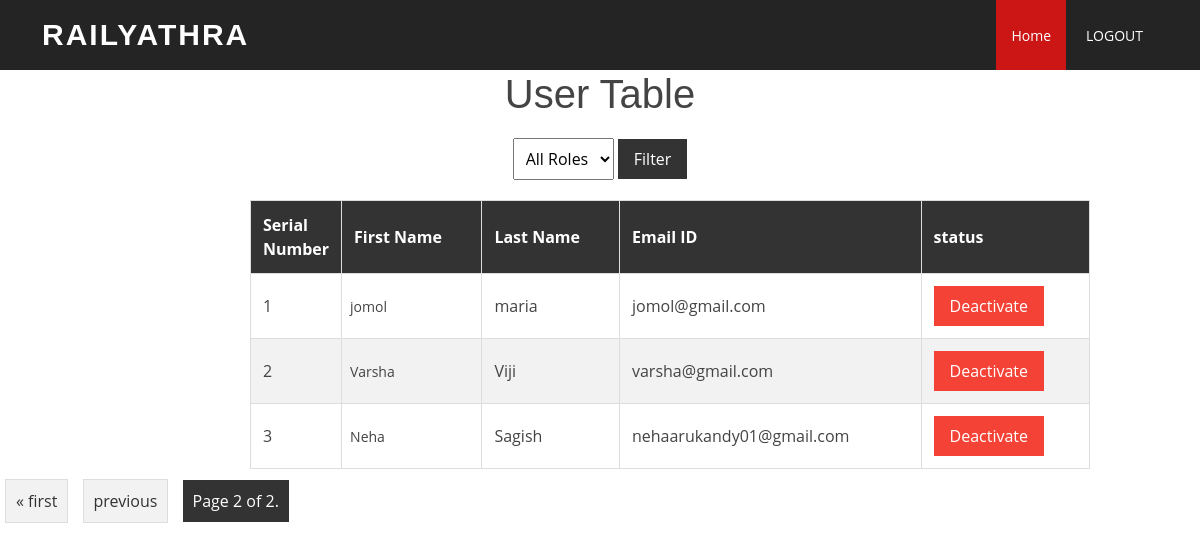
Before: /userview/?page=2 with the older database file.
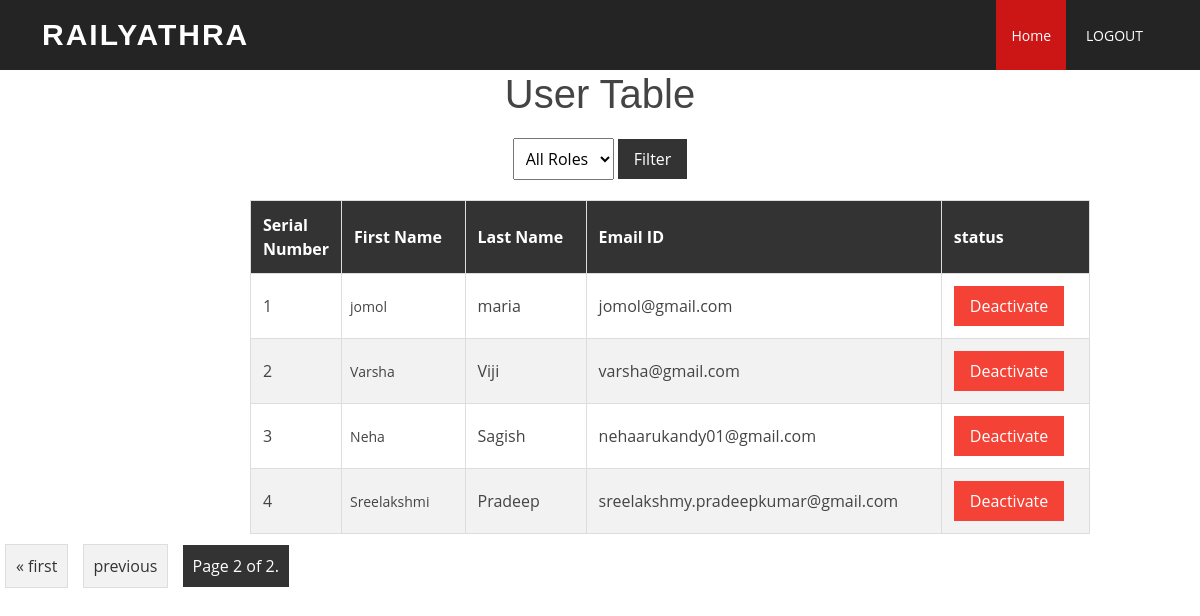
After: the same page with the newer database file.
### myApp/models.py (models this page shows)
class User(AbstractUser):
    class Role(models.TextChoices):
        ADMIN="ADMIN",'ADMIN'
        USER="USER",'User'
    role = models.CharField(max_length=50,choices=Role.choices)

### myApp/views.py (the view)
# urls.py: path('userview/',views.userview,name='userview'),
def userview(request):
    role_filter = request.GET.get('role')
    users = User.objects.filter(~Q(is_superuser=True))  # Exclude superusers by default
    if role_filter:
        users = users.filter(role=role_filter)
    page = request.GET.get('page', 1)
    paginator = Paginator(users, 10)  # Change 10 to the number of users per page you want
    try:
        users = paginator.page(page)
    except PageNotAnInteger:
        users = paginator.page(1)
    except EmptyPage:
        users = paginator.page(paginator.num_pages)
    context = {'User_profiles': users, 'role_filter': role_filter}
    return render(request, 'userview.html', context)

### templates/userview.html (shortened to what this page needs)
{% load static %}
<!DOCTYPE html>
<html lang="en">
<head>
  <link href="{% static '/vendor/aos/aos.css' %}" rel="stylesheet">
  <link href="{% static '/vendor/bootstrap/css/bootstrap.min.css' %}" rel="stylesheet">
  <link href="{% static '/vendor/bootstrap-icons/bootstrap-icons.css' %}" rel="stylesheet">
  <link href="{% static '/vendor/boxicons/css/boxicons.min.css' %}" rel="stylesheet">
  <link href="{% static '/vendor/glightbox/css/glightbox.min.css' %}" rel="stylesheet">
  <link href="{% static '/vendor/swiper/swiper-bundle.min.css' %}" rel="stylesheet">
  <link href="{% static '/css/style.css' %}" rel="stylesheet">
  <link href="{% static '/css/style.css' %}" rel="stylesheet">
</head>
<body>
  <header id="header" class="d-flex align-items-center">
    <div class="container d-flex align-items-center justify-content-between">
      <h1 class="logo"><a href="index.html">RAILYATHRA</a></h1>
      <nav id="navbar" class="navbar">
        <ul>
          <li><a class="nav-link scrollto active" href="{% url 'dashboard' %}">Home</a></li>
          <li><a class="nav-link scrollto" href="{% url 'handlelogout' %}"  id= "logout-link" class="btn btn-primary">LOGOUT</a></li>
        </ul>
      </nav>
    </div>
  </header>
<div><center>
    <h1>User Table</h1></center>
    <form action="{% url 'userview' %}" method="GET">
    <div class="filter-container">
        <select id="roleFilter" name="role">
            <option value="">All Roles</option>
        </select>
        <button id="filterButton" type="submit">Filter</button>
    </form>
    </div>
    <table>
        <tr>
            <th>Serial Number</th>
            <th>First Name</th>
            <th>Last Name</th>
            <th>Email ID</th>
            <th>status</th>
        </tr>
        <tbody>
            {% for Users in User_profiles %}
                {% if not Users.is_superuser %}
                    <tr>
                        <td class="serial-number">{{ forloop.counter }}</td>
                        <td>{{ Users.first_name }}</td>
                        <td>{{ Users.last_name }}</td>
                        <td>{{ Users.email }}</td>
                        <td>{% if Users.is_active %}
                            <form method="post" action="{% url 'deactivate_user' Users.id %}">
                                <button type="submit" class="deactivate-button">Deactivate</button>
                            </form>
                        {% else %}
                            <form method="post" action="{% url 'activate_user' Users.id %}">
                                {% csrf_token %}
                                <button type="submit" class="activate-button">Activate</button>
                            </form>
                        {% endif %}
                        </td>
                    </tr>
                {% endif %}
            {% endfor %}
        </tbody>
    </table>
<div class="pagination">
    <span class="step-links">
        {% if User_profiles.has_previous %}
            <a href="?page=1">&laquo; first</a>
            <a href="?page={{ User_profiles.previous_page_number }}">previous</a>
        {% endif %}
        <span class="current">
            Page {{ User_profiles.number }} of {{ User_profiles.paginator.num_pages }}.
        </span>
    </span>
</div>

### static/css/style.css (style rules this page uses)
body { font-family: "Open Sans", sans-serif; color: #444444; }
a { color: #cc1616; text-decoration: none; }
h1, h2, h3, h4, h5, h6 { font-family: "Raleway", sans-serif; }
#header { background: rgba(25, 25, 25, 0.95); transition: all 0.5s; z-index: 997; height: 70px; }
#header .logo { font-size: 30px; margin: 0; padding: 0; line-height: 1; font-weight: 700; letter-spacing: 2px; text-transform: uppercase; }
#header .logo a { color: #fff; }
.navbar { padding: 0; }
.navbar ul { margin: 0; padding: 0; display: flex; list-style: none; align-items: center; }
.navbar li { position: relative; }
.navbar>ul>li { margin-left: 5px; }
.navbar a, .navbar a:focus { display: flex; align-items: center; justify-content: space-between; padding: 25px 15px 24px 15px; font-size: 14px; color: #fff; white-space: nowrap; transition: 0.3s; }
.navbar a:hover, .navbar .active, .navbar .active:focus, .navbar li:hover>a { background: #cc1616; }

### templates/userview.html (style rules this page uses)
table { width: 70%; border-collapse: collapse; margin-left: 250px; }
th, td { border: 1px solid #ddd; padding: 12px; text-align: left; }
th { background-color: #333; color: #fff; }
tr:nth-child(even) { background-color: #f2f2f2; }
td:nth-child(2) { padding: 8px; font-size: 14px; }
.filter-container { text-align: center; margin: 20px 0; }
select { padding: 8px; }
button { padding: 8px 16px; background-color: #333; color: #fff; border: none; cursor: pointer; }
.deactivate-button { background-color: #f44336; }
.serial-number { width: 50px; }
.pagination { text-align: center; margin-top: 20px; }
.pagination .step-links { display: inline-block; }
.pagination .step-links a { padding: 10px; margin: 0 5px; text-decoration: none; border: 1px solid #ddd; background-color: #f2f2f2; color: #333; }
.pagination .step-links .current { padding: 10px; margin: 0 5px; text-decoration: none; background-color: #333; color: #fff; }

Changed rows visible on the page:
added User: first_name "Sreelakshmi", last_name "Pradeep", email "sreelakshmy.pradeepkumar@gmail.com", is_active "Deactivate"
